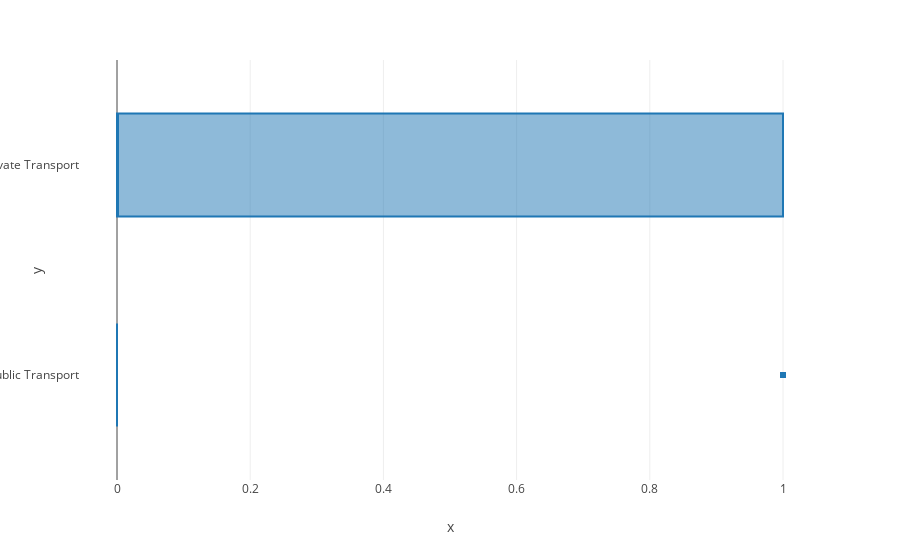

Notebook cell for this chart:
### Code cell
fig=px.box(x=df['license'],y=df['Transport'])
fig.show()

### Figure 1 — Plotly figure (JSON) as saved in the notebook; plotly's stock layout.template omitted (floating-point values rounded to 4 significant figures; data arrays with more than 128 entries replaced by an {"elided": "..."} marker saying what was removed)
{"data": [{"alignmentgroup": "True", "hovertemplate": "x=%{x}<br>y=%{y}<extra></extra>", "legendgroup": "", "marker": {"color": "#1F77B4"}, "name": "", "notched": false, "offsetgroup": "", "orientation": "h", "showlegend": false, "type": "box", "x": {"elided": "444 int values"}, "x0": " ", "xaxis": "x", "y": {"elided": "444 str values"}, "y0": " ", "yaxis": "y"}], "layout": {"boxmode": "group", "legend": {"tracegroupgap": 0}, "margin": {"t": 60}, "xaxis": {"anchor": "y", "domain": [0, 1], "title": {"text": "x"}}, "yaxis": {"anchor": "x", "domain": [0, 1], "title": {"text": "y"}}}}
